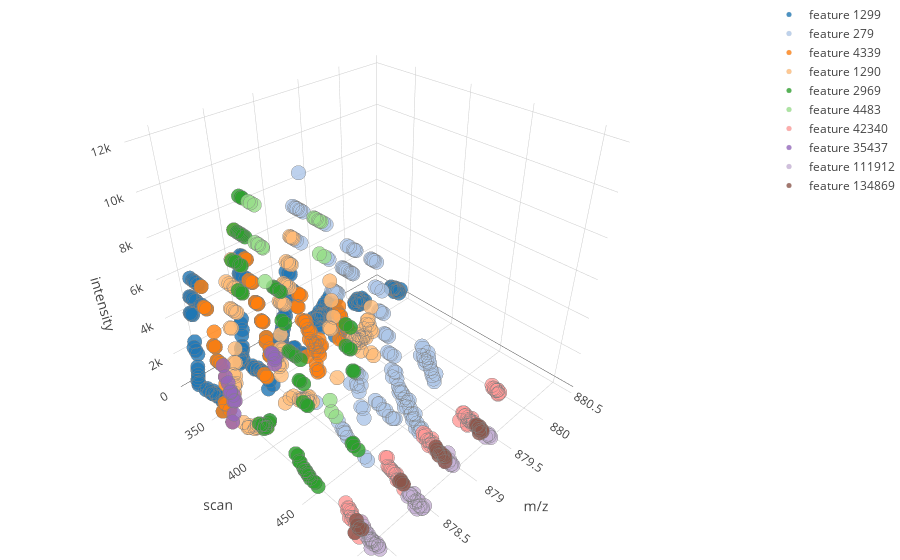

The notebook cell saved with this chart:
### Code cell
import plotly.plotly as py
import plotly.graph_objs as go

traces = []
for idx,feature_id in enumerate(feature_ids):
    df = feature_apex_frame_df_list[idx]
    if len(df) > 0:
        trace = go.Scatter3d(
            x = df.mz,
            y = df.scan,
            z = df.intensity,
            mode = 'markers',
            marker = dict(
                size = 5,
                color = "rgb{}".format(tableau20[idx]),
                opacity = 0.8,
                line = dict(
                    color = 'rgb(128, 128, 128)',
                    width = 0.1
                )
            ),
            text = df.hover,
            hoverinfo = 'text',
            name = "feature {}".format(feature_id)
        )
        traces.append((trace))


data = traces
layout = go.Layout(
    margin=dict(
        l=0,
        r=0,
        b=0,
        t=0
    ),
    scene = dict(
        xaxis = dict(
            title='m/z', autorange='reversed'),
        yaxis = dict(
            title='scan'),
        zaxis = dict(
            title='intensity')
    )
)
fig = go.Figure(data=data, layout=layout)
iplot(fig)
